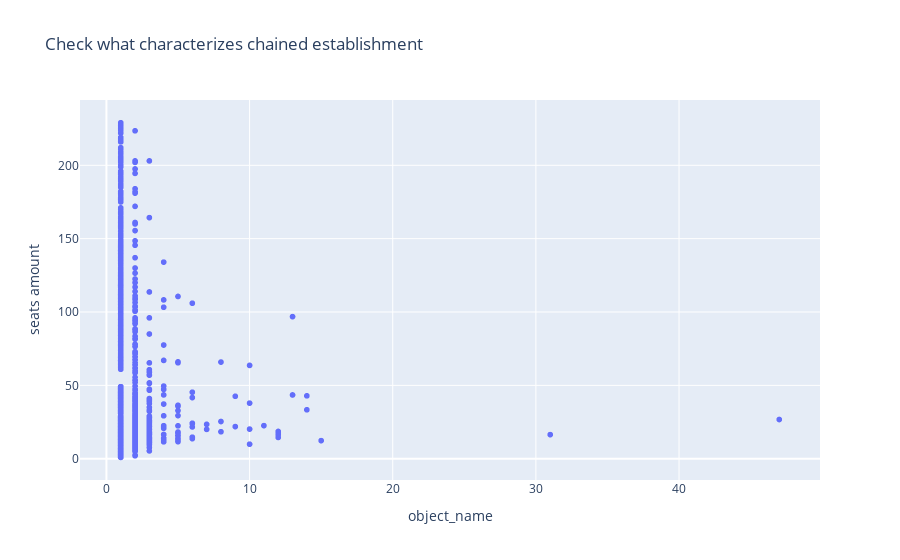

The code cell stored with this chart in its notebook:
### Markdown cell above
**Check what characterizes chained establishment**

### Code cell
chain_establishment = rest_data[rest_data['chain']==True].groupby('object_name')
group_est = chain_establishment.agg({'object_name': 'count', 'number': 'mean'})
fig = px.scatter(group_est, x='object_name', y="number",title='Check what characterizes chained establishment',
                 labels={"number":"seats amount","id": "resturant id","object_type":"establishment type"})
fig.show()

### Figure 1 — Plotly figure (JSON) as saved in the notebook; plotly's stock layout.template omitted (floating-point values rounded to 4 significant figures; data arrays with more than 128 entries replaced by an {"elided": "..."} marker saying what was removed)
{"data": [{"hovertemplate": "object_name=%{x}<br>seats amount=%{y}<extra></extra>", "legendgroup": "", "marker": {"color": "#636efa", "symbol": "circle"}, "mode": "markers", "name": "", "showlegend": false, "type": "scattergl", "x": {"elided": "2733 int values"}, "xaxis": "x", "y": {"elided": "2733 float values"}, "yaxis": "y"}], "layout": {"legend": {"tracegroupgap": 0}, "title": {"text": "Check what characterizes chained establishment"}, "xaxis": {"anchor": "y", "domain": [0, 1], "title": {"text": "object_name"}}, "yaxis": {"anchor": "x", "domain": [0, 1], "title": {"text": "seats amount"}}}}
